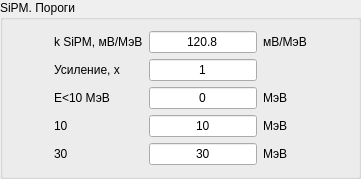
                            <widget class="QGroupBox" name="groupBox_3">
                             <property name="title">
                              <string>SiPM. Пороги</string>
                             </property>
                             <layout class="QGridLayout" name="gridLayout_6">
                              <item row="3" column="2">
                               <widget class="QLineEdit" name="lineEdit_th_p_30">
                                <property name="text">
                                 <string>10</string>
                                </property>
                                <property name="alignment">
                                 <set>Qt::AlignCenter</set>
                                </property>
                               </widget>
                              </item>
                              <item row="0" column="1">
                               <widget class="QLabel" name="label_4">
                                <property name="text">
                                 <string>k SiPM, мВ/МэВ</string>
                                </property>
                               </widget>
                              </item>
                              <item row="3" column="1">
                               <widget class="QLabel" name="label_25">
                                <property name="sizePolicy">
                                 <sizepolicy hsizetype="Maximum" vsizetype="Maximum">
                                  <horstretch>0</horstretch>
                                  <verstretch>0</verstretch>
                                 </sizepolicy>
                                </property>
                                <property name="text">
                                 <string>10&lt;E≤30 МэВ</string>
                                </property>
                               </widget>
                              </item>
                              <item row="0" column="2">
                               <widget class="QLineEdit" name="lineEdit_sipm_MeV_to_mV">
                                <property name="text">
                                 <string>120.8</string>
                                </property>
                                <property name="alignment">
                                 <set>Qt::AlignCenter</set>
                                </property>
                               </widget>
                              </item>
                              <item row="4" column="3">
                               <widget class="QLabel" name="label_unit_9">
                                <property name="sizePolicy">
                                 <sizepolicy hsizetype="Maximum" vsizetype="Maximum">
                                  <horstretch>0</horstretch>
                                  <verstretch>0</verstretch>
                                 </sizepolicy>
                                </property>
                                <property name="text">
                                 <string>МэВ</string>
                                </property>
                               </widget>
                              </item>
                              <item row="3" column="4">
                               <spacer name="horizontalSpacer_15">
                                <property name="orientation">
                                 <enum>Qt::Horizontal</enum>
                                </property>
                                <property name="sizeHint" stdset="0">
                                 <size>
                                  <width>40</width>
                                  <height>20</height>
                                 </size>
                                </property>
                               </spacer>
                              </item>
                              <item row="4" column="1">
                               <widget class="QLabel" name="label_27">
                                <property name="sizePolicy">
                                 <sizepolicy hsizetype="Maximum" vsizetype="Maximum">
                                  <horstretch>0</horstretch>
                                  <verstretch>0</verstretch>
                                 </sizepolicy>
                                </property>
                                <property name="text">
                                 <string>30&lt;E≤60 МэВ</string>
                                </property>
                               </widget>
                              </item>
                              <item row="3" column="3">
                               <widget class="QLabel" name="label_unit_8">
                                <property name="sizePolicy">
                                 <sizepolicy hsizetype="Maximum" vsizetype="Maximum">
                                  <horstretch>0</horstretch>
                                  <verstretch>0</verstretch>
                                 </sizepolicy>
                                </property>
                                <property name="text">
                                 <string>МэВ</string>
                                </property>
                               </widget>
                              </item>
                              <item row="2" column="1">
                               <widget class="QLabel" name="label_23">
                                <property name="sizePolicy">
                                 <sizepolicy hsizetype="Maximum" vsizetype="Maximum">
                                  <horstretch>0</horstretch>
                                  <verstretch>0</verstretch>
                                 </sizepolicy>
                                </property>
                                <property name="text">
                                 <string>E&lt;10 МэВ</string>
                                </property>
                               </widget>
                              </item>
                              <item row="2" column="2">
                               <widget class="QLineEdit" name="lineEdit_th_p_10">
                                <property name="text">
                                 <string>0</string>
                                </property>
                                <property name="alignment">
                                 <set>Qt::AlignCenter</set>
                                </property>
                               </widget>
                              </item>
                              <item row="4" column="2">
                               <widget class="QLineEdit" name="lineEdit_th_p_60">
                                <property name="text">
                                 <string>30</string>
                                </property>
                                <property name="alignment">
                                 <set>Qt::AlignCenter</set>
                                </property>
                               </widget>
                              </item>
                              <item row="4" column="0">
                               <spacer name="horizontalSpacer_14">
                                <property name="orientation">
                                 <enum>Qt::Horizontal</enum>
                                </property>
                                <property name="sizeHint" stdset="0">
                                 <size>
                                  <width>40</width>
                                  <height>20</height>
                                 </size>
                                </property>
                               </spacer>
                              </item>
                              <item row="2" column="3">
                               <widget class="QLabel" name="label_unit_7">
                                <property name="sizePolicy">
                                 <sizepolicy hsizetype="Maximum" vsizetype="Maximum">
                                  <horstretch>0</horstretch>
                                  <verstretch>0</verstretch>
                                 </sizepolicy>
                                </property>
                                <property name="text">
                                 <string>МэВ</string>
                                </property>
                               </widget>
                              </item>
                              <item row="0" column="3">
                               <widget class="QLabel" name="label_16">
                                <property name="text">
                                 <string>мВ/МэВ</string>
                                </property>
                               </widget>
                              </item>
                              <item row="1" column="2">
                               <widget class="QLineEdit" name="lineEdit_sipm_amplif">
                                <property name="text">
                                 <string>1</string>
                                </property>
                                <property name="alignment">
                                 <set>Qt::AlignCenter</set>
                                </property>
                               </widget>
                              </item>
                              <item row="1" column="1">
                               <widget class="QLabel" name="label_18">
                                <property name="text">
                                 <string>Усиление, x</string>
                                </property>
                               </widget>
                              </item>
                             </layout>
                            </widget>
